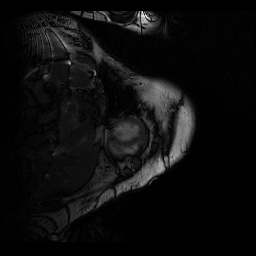
#> input picture Data/train/Img/patient006_01_10.png, 256 x 256 px, found by its file name; its folder holds only this picture in this run
$ python data_augmentation.py
#> lines starting #> are read from the running program, lines starting #| are printed output that depends on the picture
import os
import numpy as np
from PIL import Image, ImageOps
from tqdm import tqdm
from scipy.ndimage.interpolation import map_coordinates
from scipy.ndimage.filters import gaussian_filter
import argparse

def elastic_transform(image, mask, alpha, sigma, random_state=42):
    """
    Applique une déformation élastique à une image et son masque

    Args:
        image (numpy array):image d'entrée, niveaux de gris ou RGB
        mask (numpy array): masque de segmentation, étiquettes de classes 0, 1, 2, 3
        alpha (float): intensité de la déformation
        sigma (float): lissage de la déformation
        random_state (int): Graine fixe

    Returns:
        tuple: (distorted_image, distorted_mask) les versions déformées

    """
    # générateur aléatoire si il est a None
    if random_state is None:
        random_state = np.random.RandomState(None)

    # graine pour créer le générateur si c'est un int donné
    elif isinstance(random_state, int):
        random_state = np.random.RandomState(random_state)

    shape = image.shape

    # Génération du champ de vecteurs aléatoire
    dx = gaussian_filter((random_state.rand(*shape) * 2 - 1), sigma) * alpha
    dy = gaussian_filter((random_state.rand(*shape) * 2 - 1), sigma) * alpha

    x, y = np.meshgrid(np.arange(shape[1]), np.arange(shape[0]))#grille de coordonnées X Y de chaque pixel de l'image

    # calcul des coordonnées en ajoutant le déplacement
    indices = np.reshape(y+dy, (-1, 1)), np.reshape(x+dx, (-1, 1))

    #interpolation
    distorted_image = map_coordinates(image, indices, order=1, mode='reflect').reshape(shape)
    #pas d'interpolation, ordre 0 pour le plus proche voisin
    distorted_mask = map_coordinates(mask, indices, order=0, mode='reflect').reshape(shape)

    return distorted_image, distorted_mask


def run_augmentation(
    source_dir='./Data_augment/train',
    target_dir='./Data_augment/PreAugmented_2',
    do_flip=True,
    do_rotate=True,
    n_elastic=3
):
    """
    Exécute le pipeline complet d'augmentation de données

    Lit un dataset, applique des transformations géométriques et sauvegarde, le but est de multiplier la taille du dataset d'entrainement.

    Args:
        source_dir (str): Dossier entrainement avec 'Img' (images originales) et 'GT' (masques)
        target_dir (str): Dossier de sortie
        do_flip (bool):   Activer le miroir horizontal
        do_rotate (bool): Activer les rotations
        n_elastic (int):  Nombre de déformations élastiques à générer par image
    """
#> called with source_dir = './Data_augment/train', target_dir = './Data_augment/PreAugmented_2', do_flip = True, do_rotate = True, n_elastic = 3

    if not os.path.exists(target_dir):
        os.makedirs(os.path.join(target_dir, 'Img'))
        os.makedirs(os.path.join(target_dir, 'GT'))
    else:
        print(f"le dossier {target_dir} existe déjà.")

    img_dir = os.path.join(source_dir, 'Img')
    mask_dir = os.path.join(source_dir, 'GT')

    files = sorted([f for f in os.listdir(img_dir) if not f.startswith('.')])#liste tous les fichiers sauf ceux cachées

    print(f" Démarrage de l'augmentation")
    print(f" Source: {len(files)} images")
    print(f" Paramètres: Flip={do_flip}, Rotate={do_rotate}, Elastic x{n_elastic}")

    count_total = 0

    # affichage de la barre de progression
    for f in tqdm(files, desc="Processing"):

        img_path = os.path.join(img_dir, f)
        mask_path = os.path.join(mask_dir, f)

        try:
            img = Image.open(img_path)
#> img is the input picture: PIL image 256x256 L; min 0, max 255, mean 13.5
            mask = Image.open(mask_path)
        except Exception as e:
            print(f"Erreur lecture {f}: {e}")
            continue

        #fonction interne de sauvegarde
        def save(im, mk, suffix):
            name, ext = os.path.splitext(f)
            new_name = f"{name}_{suffix}{ext}"
            #sauvegarde de l'image
            im.save(os.path.join(target_dir, 'Img', new_name))
            #sauvegarde du masque
            mk.save(os.path.join(target_dir, 'GT', new_name))
            return 1

        count_total += save(img, mask, "orig")
#> count_total = 1

        if do_flip:
            #miroir
            save(ImageOps.mirror(img), ImageOps.mirror(mask), "flipH")
#> call 2 of save, with suffix = 'flipH'
#> in save (call 2), `im.save(os.path.join(target_dir, 'Img', new_name))`:
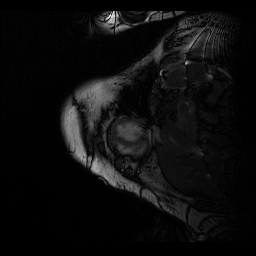
#> saved as patient006_01_10_flipH.png: PIL image 256x256 L; min 0, max 255, mean 13.5
            count_total += 1
#> count_total = 2

        if do_rotate:
            # rotation légère aléatoire entre -10 et 10 degrés
            angle = np.random.uniform(-10, 10)
            save(img.rotate(angle, resample=Image.BILINEAR),
                 mask.rotate(angle, resample=Image.NEAREST), "rot")
#> call 3 of save, with suffix = 'rot'
#> in save (call 3), `im.save(os.path.join(target_dir, 'Img', new_name))`:
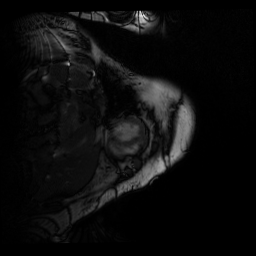
#> saved as patient006_01_10_rot.png: PIL image 256x256 L; min 0, max 226, mean 13.1
            count_total += 1
#> count_total = 3

        if n_elastic > 0:
            img_np = np.array(img)
            mask_np = np.array(mask)

            for i in range(n_elastic):
                # Paramètres aléatoires pour unicité

                alpha_rnd = np.random.uniform(20, 45)#intensité
                sigma_rnd = np.random.uniform(3.5, 5.5)#lissage

                img_aug, mask_aug = elastic_transform(
                    img_np, mask_np, alpha=alpha_rnd, sigma=sigma_rnd
                )

                save(Image.fromarray(img_aug),
                     Image.fromarray(mask_aug.astype(np.uint8)),
                     f"elas_{i+1}")
                count_total += 1
#> this loop made 3 passes
#> pass 1, in elastic_transform, `distorted_image = map_coordinates(image, indices, order=1, mode='refle..`:
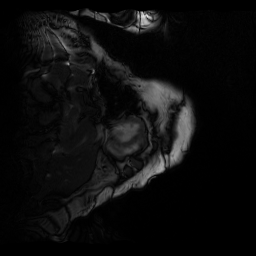
#> distorted_image: shape (256, 256); min 0, max 226, mean 13.3
#> after the loop, count_total = 6

    print(f"fin,  {count_total} images générées dans {target_dir}")
#| fin,  6 images générées dans ./Data_augment/PreAugmented_2

if __name__ == "__main__":
    run_augmentation()

$ run again, on Data/train/Img/patient006_01_4.png
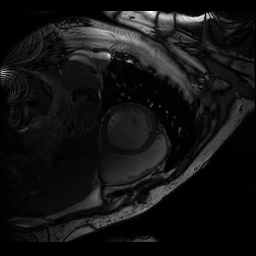
#> input picture Data/train/Img/patient006_01_4.png, 256 x 256 px, found by its file name
#> in run_augmentation, img is the input picture: PIL image 256x256 L; min 0, max 255, mean 19.9
#> in run_augmentation, `count_total += save(img, mask, "orig")`: count_total = 1
#> in save (call 2), `im.save(os.path.join(target_dir, 'Img', new_name))`:
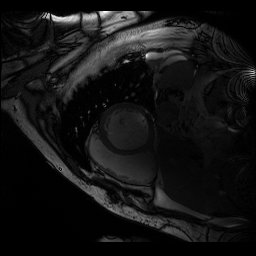
#> saved as patient006_01_4_flipH.png: PIL image 256x256 L; min 0, max 255, mean 19.9
#> in run_augmentation, `count_total += 1`: count_total = 2
#> in run_augmentation, `count_total += 1`: count_total = 3
#> the loop in run_augmentation, `for i in range(n_elastic):` made 3 passes
#> pass 1, in elastic_transform, `distorted_image = map_coordinates(image, indices, order=1, mode='refle..`:
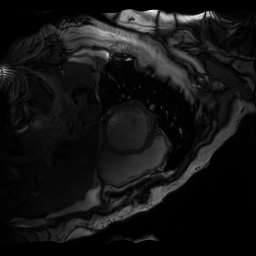
#> distorted_image: shape (256, 256); min 0, max 252, mean 20
#> after the loop in run_augmentation, `for i in range(n_elastic):`: count_total = 6
#| fin,  6 images générées dans ./Data_augment/PreAugmented_2

$ run again, on Data/train/Img/patient006_01_6.png
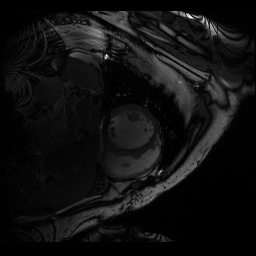
#> input picture Data/train/Img/patient006_01_6.png, 256 x 256 px, found by its file name
#> in run_augmentation, img is the input picture: PIL image 256x256 L; min 0, max 255, mean 16.8
#> in run_augmentation, `count_total += save(img, mask, "orig")`: count_total = 1
#> in save (call 2), `im.save(os.path.join(target_dir, 'Img', new_name))`:
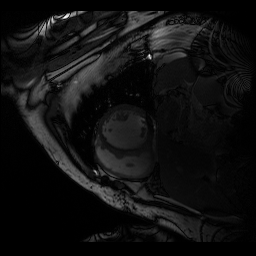
#> saved as patient006_01_6_flipH.png: PIL image 256x256 L; min 0, max 255, mean 16.8
#> in run_augmentation, `count_total += 1`: count_total = 2
#> in run_augmentation, `count_total += 1`: count_total = 3
#> the loop in run_augmentation, `for i in range(n_elastic):` made 3 passes
#> pass 1, in elastic_transform, `distorted_image = map_coordinates(image, indices, order=1, mode='refle..`:
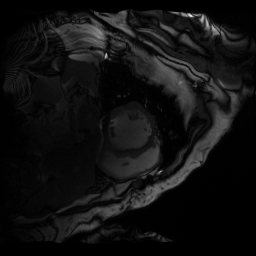
#> distorted_image: shape (256, 256); min 0, max 239, mean 17.1
#> after the loop in run_augmentation, `for i in range(n_elastic):`: count_total = 6
#| fin,  6 images générées dans ./Data_augment/PreAugmented_2
